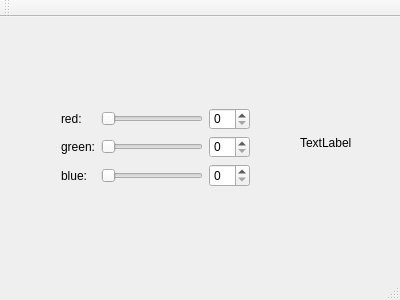
<?xml version="1.0" encoding="UTF-8"?>
<ui version="4.0">
 <class>MainWindow</class>
 <widget class="QMainWindow" name="MainWindow">
  <property name="geometry">
   <rect>
    <x>0</x>
    <y>0</y>
    <width>400</width>
    <height>300</height>
   </rect>
  </property>
  <property name="windowTitle">
   <string>MainWindow</string>
  </property>
  <widget class="QWidget" name="centralWidget">
   <widget class="QWidget" name="gridLayoutWidget">
    <property name="geometry">
     <rect>
      <x>50</x>
      <y>80</y>
      <width>211</width>
      <height>101</height>
     </rect>
    </property>
    <layout class="QGridLayout" name="gridLayout">
     <item row="2" column="0">
      <widget class="QLabel" name="labelGreen">
       <property name="text">
        <string>green:</string>
       </property>
      </widget>
     </item>
     <item row="3" column="0">
      <widget class="QLabel" name="labelBlue">
       <property name="text">
        <string>blue:</string>
       </property>
      </widget>
     </item>
     <item row="1" column="1">
      <widget class="QSlider" name="horizontalSliderRed">
       <property name="orientation">
        <enum>Qt::Orientation::Horizontal</enum>
       </property>
      </widget>
     </item>
     <item row="2" column="1">
      <widget class="QSlider" name="horizontalSliderGreen">
       <property name="orientation">
        <enum>Qt::Orientation::Horizontal</enum>
       </property>
      </widget>
     </item>
     <item row="3" column="1">
      <widget class="QSlider" name="horizontalSliderBlue">
       <property name="orientation">
        <enum>Qt::Orientation::Horizontal</enum>
       </property>
      </widget>
     </item>
     <item row="1" column="0">
      <widget class="QLabel" name="labelRed">
       <property name="text">
        <string>red:</string>
       </property>
      </widget>
     </item>
     <item row="1" column="2">
      <widget class="QSpinBox" name="spinBoxRed"/>
     </item>
     <item row="2" column="2">
      <widget class="QSpinBox" name="spinBoxGreen"/>
     </item>
     <item row="3" column="2">
      <widget class="QSpinBox" name="spinBoxBlue"/>
     </item>
    </layout>
   </widget>
   <widget class="QLabel" name="colorLabel">
    <property name="geometry">
     <rect>
      <x>300</x>
      <y>100</y>
      <width>62</width>
      <height>51</height>
     </rect>
    </property>
    <property name="text">
     <string>TextLabel</string>
    </property>
   </widget>
  </widget>
  <widget class="QMenuBar" name="menuBar">
   <property name="geometry">
    <rect>
     <x>0</x>
     <y>0</y>
     <width>400</width>
     <height>33</height>
    </rect>
   </property>
  </widget>
  <widget class="QToolBar" name="mainToolBar">
   <attribute name="toolBarArea">
    <enum>TopToolBarArea</enum>
   </attribute>
   <attribute name="toolBarBreak">
    <bool>false</bool>
   </attribute>
  </widget>
  <widget class="QStatusBar" name="statusBar"/>
 </widget>
 <layoutdefault spacing="6" margin="11"/>
 <resources/>
 <connections>
  <connection>
   <sender>horizontalSliderRed</sender>
   <signal>valueChanged(int)</signal>
   <receiver>spinBoxRed</receiver>
   <slot>setValue(int)</slot>
   <hints>
    <hint type="sourcelabel">
     <x>143</x>
     <y>139</y>
    </hint>
    <hint type="destinationlabel">
     <x>249</x>
     <y>142</y>
    </hint>
   </hints>
  </connection>
  <connection>
   <sender>horizontalSliderGreen</sender>
   <signal>valueChanged(int)</signal>
   <receiver>spinBoxGreen</receiver>
   <slot>setValue(int)</slot>
   <hints>
    <hint type="sourcelabel">
     <x>148</x>
     <y>176</y>
    </hint>
    <hint type="destinationlabel">
     <x>241</x>
     <y>175</y>
    </hint>
   </hints>
  </connection>
  <connection>
   <sender>horizontalSliderBlue</sender>
   <signal>valueChanged(int)</signal>
   <receiver>spinBoxBlue</receiver>
   <slot>setValue(int)</slot>
   <hints>
    <hint type="sourcelabel">
     <x>137</x>
     <y>213</y>
    </hint>
    <hint type="destinationlabel">
     <x>246</x>
     <y>221</y>
    </hint>
   </hints>
  </connection>
  <connection>
   <sender>spinBoxRed</sender>
   <signal>valueChanged(int)</signal>
   <receiver>horizontalSliderRed</receiver>
   <slot>setValue(int)</slot>
   <hints>
    <hint type="sourcelabel">
     <x>233</x>
     <y>130</y>
    </hint>
    <hint type="destinationlabel">
     <x>189</x>
     <y>127</y>
    </hint>
   </hints>
  </connection>
  <connection>
   <sender>spinBoxGreen</sender>
   <signal>valueChanged(int)</signal>
   <receiver>horizontalSliderGreen</receiver>
   <slot>setValue(int)</slot>
   <hints>
    <hint type="sourcelabel">
     <x>250</x>
     <y>183</y>
    </hint>
    <hint type="destinationlabel">
     <x>206</x>
     <y>186</y>
    </hint>
   </hints>
  </connection>
  <connection>
   <sender>spinBoxBlue</sender>
   <signal>valueChanged(int)</signal>
   <receiver>horizontalSliderBlue</receiver>
   <slot>setValue(int)</slot>
   <hints>
    <hint type="sourcelabel">
     <x>250</x>
     <y>205</y>
    </hint>
    <hint type="destinationlabel">
     <x>194</x>
     <y>211</y>
    </hint>
   </hints>
  </connection>
 </connections>
</ui>
